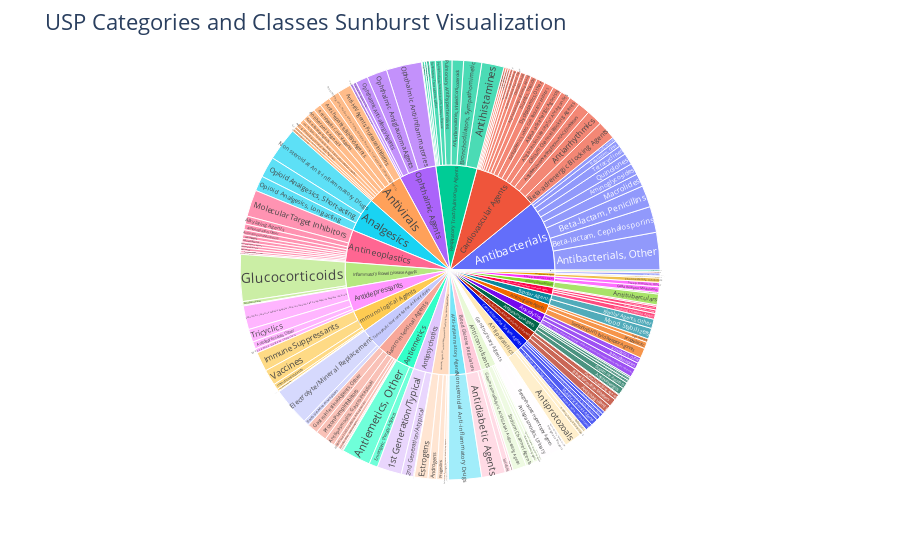

This figure's notebook cell:
### Code cell
# Define figure as a plotly express sunburst.
# Path defines the path from the Root to the Leaves of the Tree
fig = px.sunburst(df, path=['usp_category', 'usp_class'])

#Adds title to the Sunburst chart
fig.update_layout(title_text="USP Categories and Classes Sunburst Visualization", font_size=16)

#Saves the Sunburst chart as an HTML file.
plotly.offline.plot(fig, filename='Graphics/ClassCategory_Level_Sunburst.html')

#Shows the Treemap on output
fig.show()

### Figure 1 — Plotly figure (JSON) as saved in the notebook; plotly's stock layout.template omitted (floating-point values rounded to 4 significant figures; data arrays with more than 128 entries replaced by an {"elided": "..."} marker saying what was removed)
{"data": [{"branchvalues": "total", "domain": {"x": [0.0, 1.0], "y": [0.0, 1.0]}, "hovertemplate": "labels=%{label}<br>count=%{value}<br>parent=%{parent}<br>id=%{id}<extra></extra>", "ids": {"elided": "182 str values"}, "labels": {"elided": "182 str values"}, "name": "", "parents": {"elided": "182 str values"}, "values": {"elided": "182 int values"}, "type": "sunburst"}], "layout": {"legend": {"tracegroupgap": 0}, "margin": {"t": 60}, "title": {"text": "USP Categories and Classes Sunburst Visualization"}, "font": {"size": 16}}}
